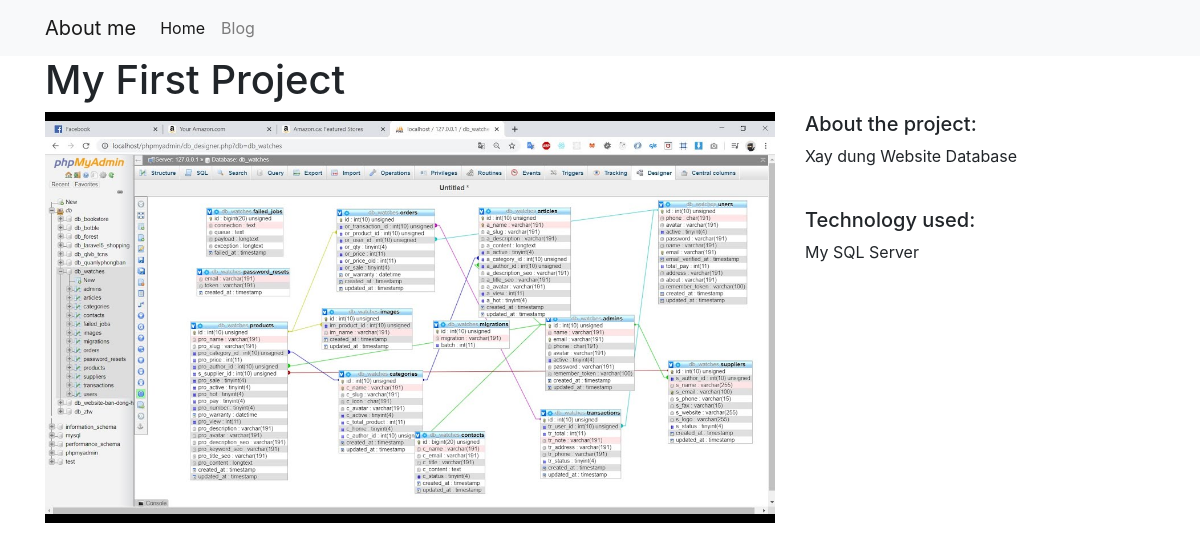
/projects/1/, run on the app's committed database.
### projects/models.py (models this page shows)
class Project(models.Model):
    title = models.CharField(max_length=100)
    description = models.TextField()
    technology = models.CharField(max_length=20)
    image = models.FilePathField(path="/img")

### projects/views.py (the view)
# urls.py: path("<int:pk>/", views.project_detail, name="project_detail"),
def project_detail(request, pk):
    project = Project.objects.get(pk=pk)
    context = {
        'project': project
    }
    return render(request, 'project_detail.html', context)

### projects/templates/project_detail.html
{% extends "base.html" %}
{% load static %}
{% block page_content %}
<h1>{{ project.title }}</h1>
<div class="row">
    <div class="col-md-8">
        <img src="{% static project.image %}" alt="" width="100%">
    </div>
    <div class="col-md-4">
        <h5>About the project:</h5>
        <p>{{ project.description }}</p>
        <br>
        <h5>Technology used:</h5>
        <p>{{ project.technology }}</p>
    </div>
</div>
{% endblock %}

### data on the page
Project: title "My First Project", image (picture), description "Xay dung Website Database", technology "My SQL Server"
